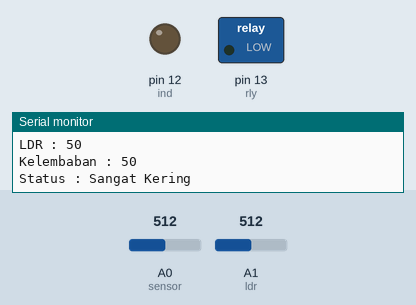
This sketch was run on a simulated Arduino Uno, built with avr-gcc and run on an emulated ATmega328P. Shown: switched loads named in the sketch (green lamp = pin HIGH), output pins drawn as LEDs (lit = HIGH), the last lines printed to the serial monitor. Inputs (shaded band) come from the test bench; at power-on: A1 (ldr) = 512, A0 (sensor) = 512.

Above: at 1.3 s.
1.4 s: A1 (ldr) set to 612
2.9 s: A1 (ldr) set to 638
At 3.8 s:
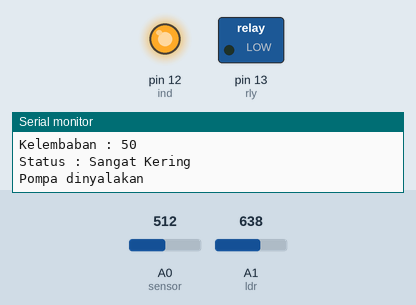
4.5 s: A0 (sensor) set to 497
At 5.3 s:
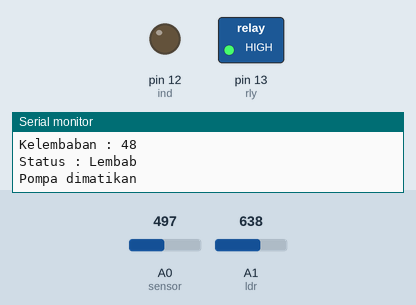
6.0 s: A0 (sensor) set to 900
At 6.7 s:
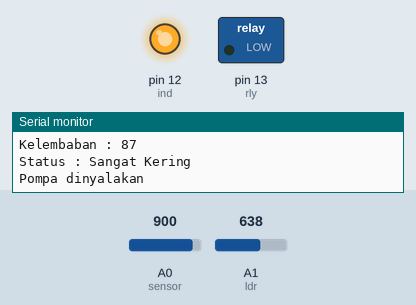
Timing chart, 0 to 8.5 s (numbered marks = the images above; inputs shaded):
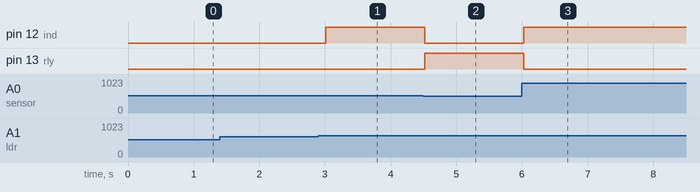

The sketch:

code.ino
```cpp
const int sensor = A0; // Port sensor kelembaban tanah
const int ldr = A1; // Port LDR (sensor cahaya)

const int rly = 13; // pin relay
const int ind = 12; // pin lampu indikator (invers dari rly)
const int minVal = 50; // konstanta minimal tingkat kelembaban (0-100)
const int maxVal = 75; // konstanta maksimal tingkat kelembaban (0-100)
const int minLdr = 60; // konstanta minimal tingkat cahaya (0-100)

int sensorValue;
int LDRValue = 0;

void setup(){
 Serial.begin(9600);
 pinMode(rly, OUTPUT);
 pinMode(ind, OUTPUT);
}

void loop(){
 sensorValue = analogRead(sensor); // membaca nilai dari sensor kelembaban
 sensorValue = map(sensorValue, 0, 1023, 0, 100); // mengubah nilai sensor ke 0-100
 LDRValue = analogRead(ldr); // membaca nilai dari sensor cahaya
 LDRValue = map(LDRValue, 0, 1023, 0, 100);

 Serial.println(String("LDR : ") + String(LDRValue));
 Serial.println(String("Kelembaban : ") + String(sensorValue));

 if (sensorValue < minVal) {
   Serial.println(String("Status : Lembab"));
   rlyOff();
 }
 else if (sensorValue > minVal && sensorValue < maxVal) {
   Serial.println(String("Status : Kering"));
   if (LDRValue > minLdr) {
    rlyOn();
   }
 }
 else {
   Serial.println(String("Status : Sangat Kering"));
   if (LDRValue > minLdr) {
    rlyOn();
   }
 }

 delay(500); // delay update
}

// fungsi untuk menghidupkan relay
void rlyOn () {
  Serial.println("Pompa dinyalakan");
  digitalWrite(rly, LOW);
  digitalWrite(ind, HIGH);
}

// fungsi untuk mematikan relay
void rlyOff () {
 Serial.println("Pompa dimatikan");
 digitalWrite(rly, HIGH);
 digitalWrite(ind, LOW);
}
```

Measured:
- the behaviour switches between 624 and 625 on A1 (ldr) (found by bisection; images 0 and 1)
- the behaviour switches between 512 and 511 on A0 (sensor) (found by bisection; images 1 and 2)
- after the input at 2.9 s, pin 12 (ind): LOW → HIGH after 0.11 s
- after the input at 4.5 s, pin 12 (ind): HIGH → LOW at once; pin 13 (rly): LOW → HIGH at once
- after the input at 6.0 s, pin 12 (ind): LOW → HIGH at once; pin 13 (rly): HIGH → LOW at once
